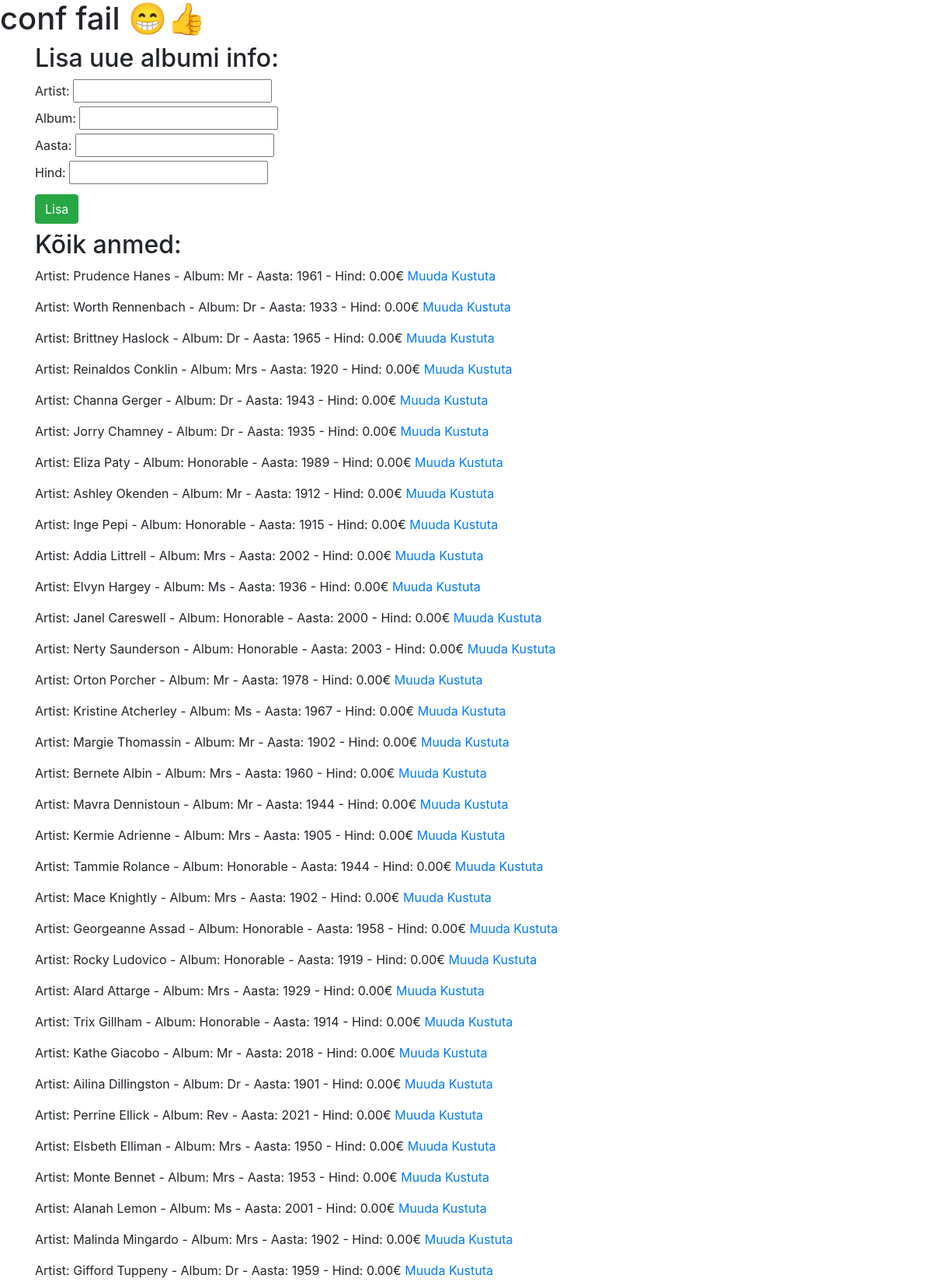
Page /harjutus3.php (upper part) on the committed database.
### tables this page shows
CREATE TABLE `albumid` (
  `id` int(11) NOT NULL,
  `artist` varchar(30) NOT NULL,
  `album` varchar(50) NOT NULL,
  `aasta` year(4) NOT NULL,
  `hind` decimal(10,2) NOT NULL
);

### harjutus3.php (the view, shortened to what this page needs)
<!DOCTYPE html>
<html lang="et">
<head>
    <link rel="stylesheet" href="https://stackpath.bootstrapcdn.com/bootstrap/4.1.3/css/bootstrap.min.css">
</head>
<body>
<?php
include('config.php');
?>
<body>
        <div class="container">
        <h2>Lisa uue albumi info:</h2>
        <form action="#" method="get">
            <label for="artist">Artist:</label>
            <input type="text" name="artist" id="artist"><br>
            <label for="album">Album:</label>
            <input type="text" name="album" id="album"><br>
            <label for="aasta">Aasta:</label>
            <input type="number" name="aasta" id="aasta"><br>
            <label for="hind">Hind:</label>
            <input type="number" name="hind" id="hind"><br>
            <input type="submit" class="btn btn-success my-2" value="Lisa">
        </form>
                <?php
        $sql = "SELECT * FROM albumid";
        $result = $sqluhendus->query($sql);
        if ($result->num_rows > 0) {
            echo "<h2>Kõik anmed:</h2>";
            while($row = $result->fetch_assoc()) {
                echo "<p>";
                echo "Artist: " . $row["artist"] . " - Album: " . $row["album"] . " - Aasta: " . $row["aasta"] . " - Hind: " . $row["hind"] . "€";
                echo " <a href='?action=muuda&id=" . $row["id"] . "'>Muuda</a>";
                echo " <a href='?action=kustuta&id=" . $row["id"] . "' onclick=\"return confirm('Kas Te olete kindel selles?');\">Kustuta</a>";
                echo "</p>";
            }
        }
        ?>
</body>
</html>

### rows in the picture
albumid: artist "Prudence Hanes", album "Mr", aasta "1961", hind "0.00"
albumid: artist "Worth Rennenbach", album "Dr", aasta "1933", hind "0.00"
albumid: artist "Brittney Haslock", album "Dr", aasta "1965", hind "0.00"
albumid: artist "Reinaldos Conklin", album "Mrs", aasta "1920", hind "0.00"
albumid: artist "Channa Gerger", album "Dr", aasta "1943", hind "0.00"
albumid: artist "Jorry Chamney", album "Dr", aasta "1935", hind "0.00"
albumid: artist "Eliza Paty", album "Honorable", aasta "1989", hind "0.00"
albumid: artist "Ashley Okenden", album "Mr", aasta "1912", hind "0.00"
albumid: artist "Inge Pepi", album "Honorable", aasta "1915", hind "0.00"
albumid: artist "Addia Littrell", album "Mrs", aasta "2002", hind "0.00"
albumid: artist "Elvyn Hargey", album "Ms", aasta "1936", hind "0.00"
albumid: artist "Janel Careswell", album "Honorable", aasta "2000", hind "0.00"
albumid: artist "Nerty Saunderson", album "Honorable", aasta "2003", hind "0.00"
albumid: artist "Orton Porcher", album "Mr", aasta "1978", hind "0.00"
albumid: artist "Kristine Atcherley", album "Ms", aasta "1967", hind "0.00"
albumid: artist "Margie Thomassin", album "Mr", aasta "1902", hind "0.00"
albumid: artist "Bernete Albin", album "Mrs", aasta "1960", hind "0.00"
albumid: artist "Mavra Dennistoun", album "Mr", aasta "1944", hind "0.00"
albumid: artist "Kermie Adrienne", album "Mrs", aasta "1905", hind "0.00"
albumid: artist "Tammie Rolance", album "Honorable", aasta "1944", hind "0.00"
albumid: artist "Mace Knightly", album "Mrs", aasta "1902", hind "0.00"
albumid: artist "Georgeanne Assad", album "Honorable", aasta "1958", hind "0.00"
albumid: artist "Rocky Ludovico", album "Honorable", aasta "1919", hind "0.00"
albumid: artist "Alard Attarge", album "Mrs", aasta "1929", hind "0.00"
albumid: artist "Trix Gillham", album "Honorable", aasta "1914", hind "0.00"
albumid: artist "Kathe Giacobo", album "Mr", aasta "2018", hind "0.00"
albumid: artist "Ailina Dillingston", album "Dr", aasta "1901", hind "0.00"
albumid: artist "Perrine Ellick", album "Rev", aasta "2021", hind "0.00"
albumid: artist "Elsbeth Elliman", album "Mrs", aasta "1950", hind "0.00"
albumid: artist "Monte Bennet", album "Mrs", aasta "1953", hind "0.00"
albumid: artist "Alanah Lemon", album "Ms", aasta "2001", hind "0.00"
albumid: artist "Malinda Mingardo", album "Mrs", aasta "1902", hind "0.00"
albumid: artist "Gifford Tuppeny", album "Dr", aasta "1959", hind "0.00"
